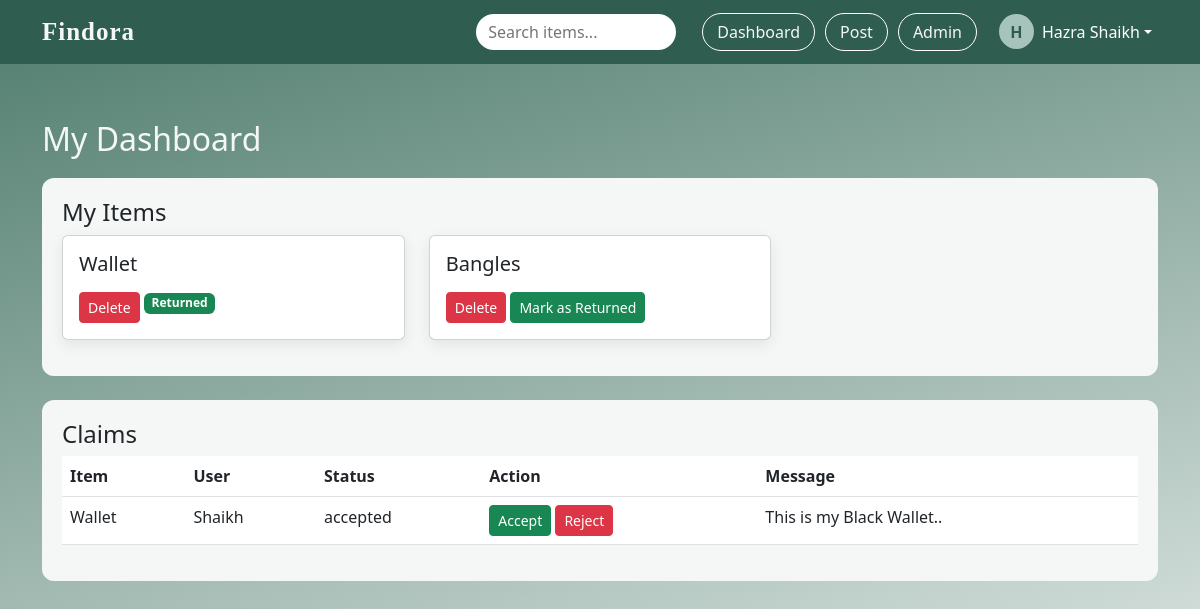
The app's page /dashboard (signed in) with its own data.
### tables this page shows
CREATE TABLE users (
    id INTEGER PRIMARY KEY AUTOINCREMENT,
    name TEXT,
    email TEXT,
    password TEXT,
    role TEXT DEFAULT 'user'
);

CREATE TABLE items (
    id INTEGER PRIMARY KEY AUTOINCREMENT,
    title TEXT,
    description TEXT,
    category TEXT,
    location TEXT,
    image TEXT,
    type TEXT,
    user_id INTEGER,
    contact TEXT,
    extra_info TEXT,
    place TEXT,
    is_returned INTEGER DEFAULT 0
);

CREATE TABLE claims (
    id INTEGER PRIMARY KEY AUTOINCREMENT,
    item_id INTEGER,
    user_id INTEGER,
    message TEXT,
    status TEXT
);

### app.py (the view)
@app.route('/dashboard')
def dashboard():
    user_id = session['user_id']
    conn = get_db()
    cursor = conn.cursor()
    cursor.execute("SELECT * FROM items WHERE user_id=?", (user_id,))
    my_items = cursor.fetchall()
    cursor.execute("""
    SELECT claims.id, items.title, users.name, claims.status, claims.message
    FROM claims
    JOIN items ON claims.item_id = items.id
    JOIN users ON claims.user_id = users.id
    WHERE items.user_id = ?
    """, (user_id,))
    claims = cursor.fetchall()
    return render_template('dashboard.html', my_items=my_items, claims=claims)

### app.py (called while the page is built)
def get_db():
    conn = sqlite3.connect('database.db')
    conn.row_factory = sqlite3.Row
    return conn

@app.context_processor
def inject_user():
    user_id = session.get('user_id')
    if user_id:
        conn = get_db()
        cursor = conn.cursor()
        cursor.execute("SELECT name FROM users WHERE id=?", (user_id,))
        user = cursor.fetchone()
        if user:
            return dict(current_user=user[0])
    return dict(current_user=None)

### templates/dashboard.html
{% extends 'base.html' %}
{% block content %}
<div class="container dashboard-wrapper">
    <h2 class="dashboard-title">My Dashboard</h2>
    <div class="dashboard-section">
        <h4>My Items</h4>
        <div class="row">
            {% for item in my_items %}
            <div class="col-md-4 mb-3">
                <div class="card dashboard-card">
                    <div class="card-body">
                        <h5>{{ item[1] }}</h5>
                        <a href="/delete_item/{{ item[0] }}" class="btn btn-sm btn-danger mt-2">
                            Delete
                        </a>
                        {% if not item[11] %}
                        <a href="/mark_returned/{{ item[0] }}" class="btn btn-success btn-sm mt-2">
                            Mark as Returned
                        </a>
                        {% else %}
                        <span class="badge bg-success mt-2">Returned</span>
                        {% endif %}
                    </div>
                </div>
            </div>
            {% endfor %}
        </div>
    </div>
    <div class="dashboard-section mt-4">
        <h4>Claims</h4>
        <div class="table-responsive">
            <table class="table dashboard-table">
                <thead>
                    <tr>
                        <th>Item</th>
                        <th>User</th>
                        <th>Status</th>
                        <th>Action</th>
                        <th>Message</th>
                    </tr>
                </thead>
                <tbody>
                    {% for c in claims %}
                    <tr>
                        <td>{{ c[1] }}</td>
                        <td>{{ c[2] }}</td>
                        <td>{{ c[3] }}</td>
                        <td>
                            <a href="/update_claim/{{ c[0] }}/accepted" class="btn btn-success btn-sm">Accept</a>
                            <a href="/update_claim/{{ c[0] }}/rejected" class="btn btn-danger btn-sm">Reject</a>
                        </td>
                        <td>{{ c[4] }}</td>
                    </tr>
                    {% endfor %}
                </tbody>
            </table>
        </div>
    </div>
</div>
{% endblock %}

### templates/base.html (shortened to what this page needs)
<!DOCTYPE html>
<html>
<head>
    <link rel="stylesheet" href="{{ url_for('static', filename='css/style.css') }}">
    <link href="https://cdn.jsdelivr.net/npm/bootstrap@5.3.0/dist/css/bootstrap.min.css" rel="stylesheet">
</head>
<body>
    <nav class="navbar main-navbar">
        <div class="container navbar-container">
            <a href="/" class="navbar-brand logo-text">
                Findora
            </a>
            <div class="nav-right " id="navMenu">
                {% if session.get('user_id') %}
                <form method="GET" action="/" class="search-form me-3">
                    <input type="text" name="search" class="search-input" placeholder="Search items...">
                </form>
                <a href="/dashboard" class="nav-btn">Dashboard</a>
                <a href="/post" class="nav-btn">Post</a>
                {% if session.get('role') == 'admin' %}
                <a href="/admin" class="nav-btn">Admin</a>
                {% endif %}
                <div class="profile-section dropdown ms-3">
                    <button class="profile-btn dropdown-toggle" data-bs-toggle="dropdown">
                        <div class="profile-circle">
                            {{ current_user[0]|upper if current_user else 'U' }}
                        </div>
                        <span class="profile-name">
                            {{ current_user if current_user else 'User' }}
                        </span>
                    </button>
                </div>
                {% else %}
                <a href="/login" class="nav-btn">Login</a>
                <a href="/signup" class="nav-btn">Signup</a>
                {% endif %}
            </div>
        </div>
    </nav>
    {% block content %}{% endblock %}
</body>
</html>

### static/css/style.css (style rules this page uses)
body { min-height: 100vh; margin: 0; padding: 0; background: linear-gradient(165deg, #4f7c6d,#f4f7f6); background-attachment: fixed; }
html { height: 100%; }
.main-navbar { background: #2f5d50 !important; padding: 12px 0; position: sticky; top: 0; z-index: 1000; }
.navbar-container a { display: flex; justify-content: space-between; align-items: center; color:#f4f7f6; }
.logo-text { color: #a7c4bc; font-weight: 700; font-size: 25px !important; font-family:Cambria, Cochin, Georgia, Times, 'Times New Roman', serif; text-decoration: none; letter-spacing: 1px; transition: 0.3s; }
.nav-right { display: flex; align-items: center; }
.search-input { padding: 6px 12px; border-radius: 20px; border: none; outline: none; width: 200px; }
.nav-btn { margin-left: 10px; padding: 6px 14px; border-radius: 20px; text-decoration: none; color: #ffffff; background: transparent; border: 1px solid #ffffff; transition: 0.3s; }
.profile-btn { display: flex; align-items: center; border: none; background: transparent; color: white; }
.profile-circle { width: 35px; height: 35px; background: #a7c4bc; color: #2f5d50; border-radius: 50%; display: flex; align-items: center; justify-content: center; font-weight: bold; }
.profile-name { margin-left: 8px; font-weight: 500; }
.dashboard-wrapper { min-height: 100vh; padding: 40px 0; }
.dashboard-title { color: #f4f7f6; margin-bottom: 20px; }
.dashboard-section { background: #f4f7f6; padding: 20px; border-radius: 12px; }
.dashboard-card { border: none; border-radius: 10px; background: #ffffff; box-shadow: 0 5px 15px rgba(0,0,0,0.08); }
.dashboard-table { background: white; border-radius: 10px; }
.card-body { padding: 15px; }

### records on screen
users: name "H", name "Hazra Shaikh"
items: title "Wallet", is_returned "Returned"
items: title "Bangles"
claims: title "Wallet", name "Shaikh", status "accepted", message "This is my Black Wallet.."
